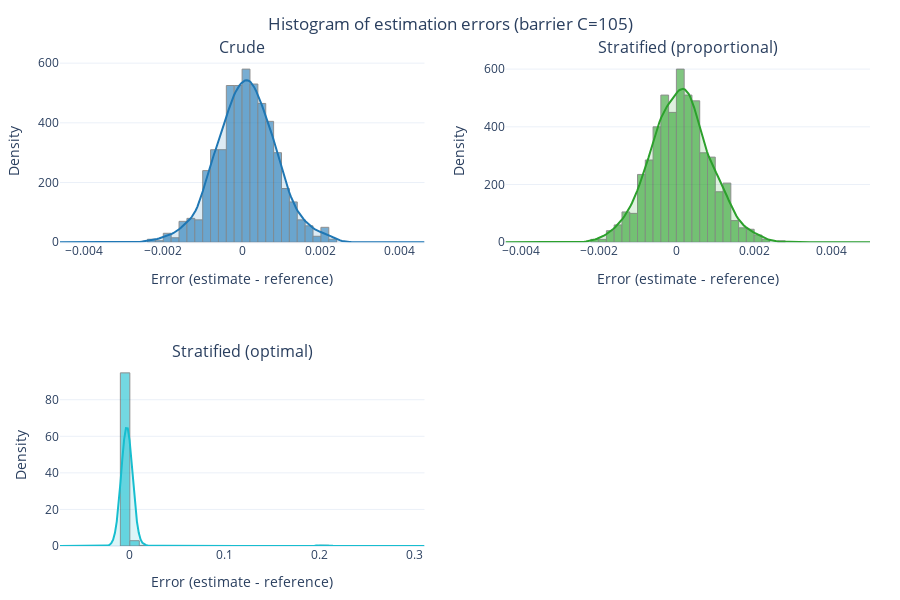

The code cell stored with this chart in its notebook:
### Code cell
hist_path = PLOTS_DIR / "barrier_errors_hist_C120.pkl"
box_path = PLOTS_DIR / "barrier_errors_box_C120.pkl"

with box_path.open("rb") as f:
    box_fig = pickle.load(f)
hist_fig

### Figure 1 — Plotly figure (JSON) as saved in the notebook; plotly's stock layout.template omitted (floating-point values rounded to 4 significant figures; data arrays with more than 128 entries replaced by an {"elided": "..."} marker saying what was removed)
{"data": [{"fill": "tozeroy", "fillcolor": "rgba(31, 119, 180, 0.15)", "line": {"color": "#1f77b4", "width": 2}, "mode": "lines", "name": "KDE", "showlegend": false, "type": "scatter", "x": {"elided": "200 float values"}, "xaxis": "x", "y": {"elided": "200 float values"}, "yaxis": "y"}, {"histnorm": "probability density", "marker": {"color": "#1f77b4", "line": {"color": "#444", "width": 1}}, "name": "Crude", "nbinsx": 30, "opacity": 0.6, "type": "histogram", "x": {"elided": "1000 float values"}, "xaxis": "x", "yaxis": "y"}, {"fill": "tozeroy", "fillcolor": "rgba(44, 160, 44, 0.15)", "line": {"color": "#2ca02c", "width": 2}, "mode": "lines", "name": "KDE", "showlegend": false, "type": "scatter", "x": {"elided": "200 float values"}, "xaxis": "x2", "y": {"elided": "200 float values"}, "yaxis": "y2"}, {"histnorm": "probability density", "marker": {"color": "#2ca02c", "line": {"color": "#444", "width": 1}}, "name": "Stratified (proportional)", "nbinsx": 30, "opacity": 0.6, "type": "histogram", "x": {"elided": "1000 float values"}, "xaxis": "x2", "yaxis": "y2"}, {"fill": "tozeroy", "fillcolor": "rgba(23, 190, 207, 0.15)", "line": {"color": "#17becf", "width": 2}, "mode": "lines", "name": "KDE", "showlegend": false, "type": "scatter", "x": {"elided": "200 float values"}, "xaxis": "x3", "y": {"elided": "200 float values"}, "yaxis": "y3"}, {"histnorm": "probability density", "marker": {"color": "#17becf", "line": {"color": "#444", "width": 1}}, "name": "Stratified (optimal)", "nbinsx": 30, "opacity": 0.6, "type": "histogram", "x": {"elided": "1000 float values"}, "xaxis": "x3", "yaxis": "y3"}], "layout": {"annotations": [{"font": {"size": 16}, "showarrow": false, "text": "Crude", "x": 0.225, "xanchor": "center", "xref": "paper", "y": 1, "yanchor": "bottom", "yref": "paper"}, {"font": {"size": 16}, "showarrow": false, "text": "Stratified (proportional)", "x": 0.775, "xanchor": "center", "xref": "paper", "y": 1, "yanchor": "bottom", "yref": "paper"}, {"font": {"size": 16}, "showarrow": false, "text": "Stratified (optimal)", "x": 0.225, "xanchor": "center", "xref": "paper", "y": 0.375, "yanchor": "bottom", "yref": "paper"}], "barmode": "group", "height": 600, "margin": {"b": 50, "l": 60, "r": 30, "t": 60}, "showlegend": false, "title": {"text": "Histogram of estimation errors (barrier C=105)", "x": 0.5}, "xaxis": {"anchor": "y", "domain": [0, 0.45], "title": {"text": "Error (estimate - reference)"}}, "xaxis2": {"anchor": "y2", "domain": [0.55, 1], "title": {"text": "Error (estimate - reference)"}}, "xaxis3": {"anchor": "y3", "domain": [0, 0.45], "title": {"text": "Error (estimate - reference)"}}, "xaxis4": {"anchor": "y4", "domain": [0.55, 1], "title": {"text": "Error (estimate - reference)"}}, "yaxis": {"anchor": "x", "domain": [0.625, 1], "title": {"text": "Density"}}, "yaxis2": {"anchor": "x2", "domain": [0.625, 1], "title": {"text": "Density"}}, "yaxis3": {"anchor": "x3", "domain": [0, 0.375], "title": {"text": "Density"}}, "yaxis4": {"anchor": "x4", "domain": [0, 0.375], "title": {"text": "Density"}}}}
